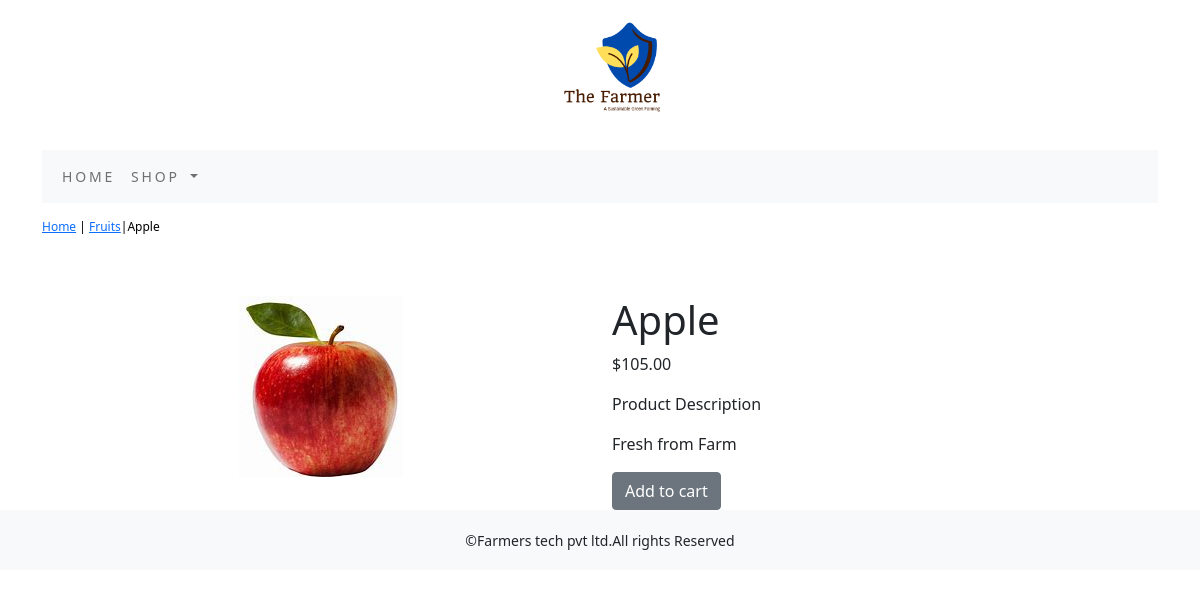
The app's page /ecomapp/fruits/apple/ with its own data.
### ecomapp/models.py (models this page shows, shortened)
class Product(models.Model):
    name = models.CharField(max_length=250, unique=True)
    slug = models.SlugField(max_length=250, unique=True)
    description = models.TextField(blank=True)
    price = models.DecimalField(max_digits=10, decimal_places=2)
    category = models.ForeignKey(Category, on_delete=models.CASCADE)
    image = models.ImageField(upload_to='product', blank=True)
    stock = models.IntegerField()
    available = models.BooleanField(default=True)
    created = models.DateTimeField(auto_now_add=True)
    updated = models.DateTimeField(auto_now=True)
    class Meta:
        ordering = ('name',)
        verbose_name = 'product'
        verbose_name_plural = 'products'

class Category(models.Model):
    name = models.CharField(max_length=250, unique=True)
    slug = models.SlugField(max_length=250, unique=True)
    description = models.TextField(blank=True)
    image = models.ImageField(upload_to='category', blank=True)
    class Meta:
        ordering = ('name',)
        verbose_name = 'category'
        verbose_name_plural = 'categories'
    def get_url(self):
        return reverse('ecomapp:products_by_category', args=[self.slug])
    def __str__(self):
        return '{}'.format(self.name)

### ecomapp/views.py (the view)
# urls.py: path('<slug:c_slug>/<slug:product_slug>/', views.proDetail, name='prodCatdetail')
def proDetail(request, c_slug, product_slug):
    try:
        product = Product.objects.get(category__slug=c_slug, slug=product_slug)
    except Exception as e:
        raise e
    return render(request, "product.html", {'product': product})

### cart/context_processors.py (called while the page is built)
def counter(request):
    item_count=0
    if 'admin' in request.path:
        return {}
    else:
        try:
            cart=Cart.objects.filter(cart_id=_cart_id(request))
            car_items=CartItem.objects.all().filter(cart=cart[:1])
            for cart_item in car_items:
                item_count += cart_item.quantity
        except Cart.DoesNotExist:
            item_count=0
        return dict(item_count=item_count)

### cart/views.py (called while the page is built)
def _cart_id(request):
    cart = request.session.session_key
    if not cart:
        cart = request.session.create()
    return cart

### ecomapp/context_processors.py (called while the page is built)
def menu_links(request):
    links = Category.objects.all()
    return dict(links=links)

### templates/product.html (shortened to what this page needs)
{% extends 'base.html' %}
{% load static %}
{% block content %}
<div class="row my_prod_row_class">
    <div class="mx_auto">
        <p> <a href="{% url 'ecomapp:allProdCat' %}">Home</a> | <a href="{{product.category.get_url}}">{{product.category}}</a>|{{product.name}}</p>
    </div>
</div>
<div class="container" >
<br>
<div class="row">
    <div class="col-12 col-sm-12 col-md-12 col-lg-6 text-center">
        <div style="min-width:18rem;" >
            <img src="{{product.image.url}}" alt="{{product.name}}" >
        </div>
    </div>
        <div class="col-12 col-sm-12 col-md-12 col-lg-6">
            <div>
            <h1 class="my_prod_text">{{product.name}}</h1>
            <p>${{product.price}}</p>
            <p class="my_title">Product Description</p>
            <p class="text-justify my_prod_text">{{product.description}}</p>
            {% if product.stock <= 0 %}
            <p class="text-justify my_prod_text"><b>Out of Stock</b></p>
            {% else %}
            <a class="btn btn-secondary" href="{% url  'cart:add_cart' product.id %}">Add to cart</a>
            {% endif %}
        </div>
    </div>
    </div>
    </div>
</div>
{% endblock %}

### static/css/custom.css (style rules this page uses)
body { font-family: 'Roboto', sans-serif; }
.my_title { font-size:16px; text_transform:uppercase; }
.my_prod_row_class { padding-top:15px; padding-bottom:20px; }
.my_prod_row_class .mx_auto { color:#000; font-size:12px; text-decoration:none; }
.my_prod_text { padding-right:20px; }

### records on screen
Product: category "Fruits", name "Apple", image (picture), price "105.00", description "Fresh from Farm"
